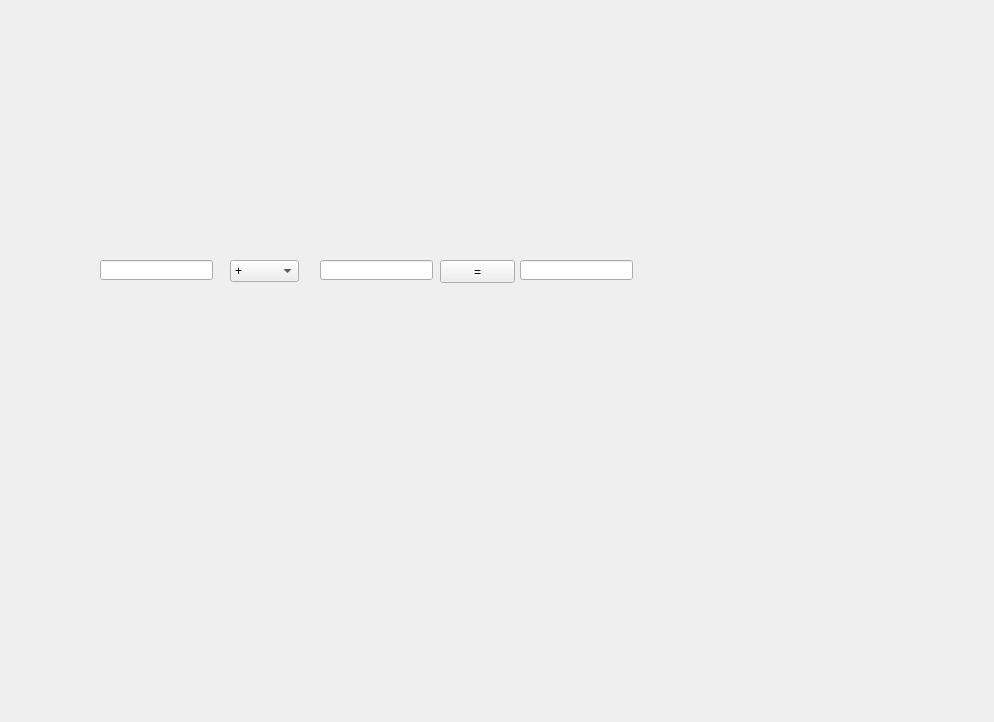
<?xml version="1.0" encoding="UTF-8"?>
<ui version="4.0">
 <class>Form</class>
 <widget class="QWidget" name="Form">
  <property name="geometry">
   <rect>
    <x>0</x>
    <y>0</y>
    <width>994</width>
    <height>722</height>
   </rect>
  </property>
  <property name="windowTitle">
   <string>Form</string>
  </property>
  <widget class="QLineEdit" name="lineEdit">
   <property name="geometry">
    <rect>
     <x>100</x>
     <y>260</y>
     <width>113</width>
     <height>20</height>
    </rect>
   </property>
  </widget>
  <widget class="QLineEdit" name="lineEdit_2">
   <property name="geometry">
    <rect>
     <x>320</x>
     <y>260</y>
     <width>113</width>
     <height>20</height>
    </rect>
   </property>
  </widget>
  <widget class="QPushButton" name="pushButton">
   <property name="geometry">
    <rect>
     <x>440</x>
     <y>260</y>
     <width>75</width>
     <height>23</height>
    </rect>
   </property>
   <property name="text">
    <string>=</string>
   </property>
  </widget>
  <widget class="QLineEdit" name="lineEdit_3">
   <property name="geometry">
    <rect>
     <x>520</x>
     <y>260</y>
     <width>113</width>
     <height>20</height>
    </rect>
   </property>
  </widget>
  <widget class="QComboBox" name="comboBox">
   <property name="geometry">
    <rect>
     <x>230</x>
     <y>260</y>
     <width>69</width>
     <height>22</height>
    </rect>
   </property>
   <item>
    <property name="text">
     <string>+</string>
    </property>
   </item>
   <item>
    <property name="text">
     <string>-</string>
    </property>
   </item>
   <item>
    <property name="text">
     <string>*</string>
    </property>
   </item>
   <item>
    <property name="text">
     <string>/</string>
    </property>
   </item>
  </widget>
 </widget>
 <resources/>
 <connections/>
</ui>
